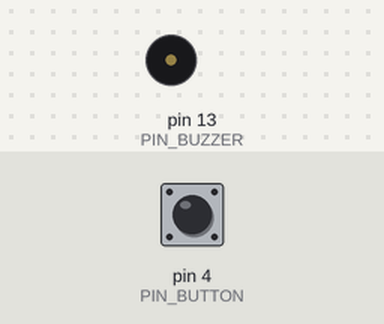
The sketch below on a simulated Arduino Uno, built with avr-gcc and run on an emulated ATmega328P. Parts: buzzer (waves = sounding, pin HIGH). Inputs (shaded band) come from the test bench; at power-on: pin 4 (PIN_BUTTON) HIGH.

Above: at 1.2 s.
1.3 s: pin 4 (PIN_BUTTON) pulled LOW for 0.15 s
At 1.37 s:
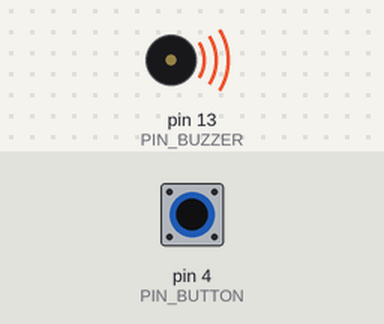
2.9 s: pin 4 (PIN_BUTTON) pulled LOW for 3.2 s
At 6.9 s:
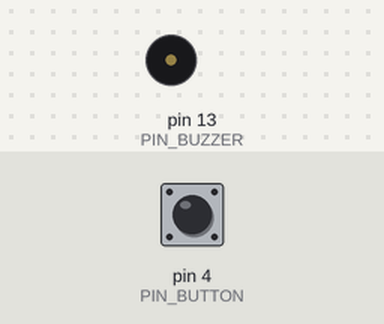
Timing chart, 0 to 8.4 s (numbered marks = the images above; inputs shaded):
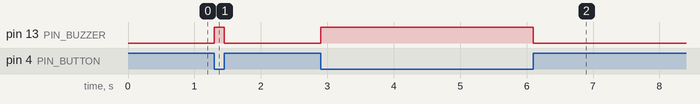

Measured:
- after the input at 1.3 s, pin 13 (PIN_BUZZER): LOW → HIGH at once, → LOW 0.15 s later
- after the input at 2.9 s, pin 13 (PIN_BUZZER): LOW → HIGH at once, → LOW 3.2 s later

The sketch:

Sketch_07.1_Doorbell.ino
```cpp
/**********************************************************************
  Filename    : Doorbell
  Description : Control active buzzer by button.
  Auther      : www.freenove.com
  Modification: 2024/06/18
**********************************************************************/
#define PIN_BUZZER 13
#define PIN_BUTTON 4

void setup() {
  pinMode(PIN_BUZZER, OUTPUT);
  pinMode(PIN_BUTTON, INPUT);
}

void loop() {
  if (digitalRead(PIN_BUTTON) == LOW) {
    digitalWrite(PIN_BUZZER,HIGH);
  }else{
    digitalWrite(PIN_BUZZER,LOW);
  }
}
```
